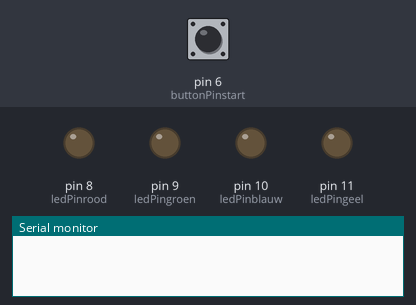
The sketch below on a simulated Arduino Uno, built with avr-gcc and run on an emulated ATmega328P. Parts: output pins drawn as LEDs (lit = HIGH), the last lines printed to the serial monitor. Dashed ring = blinking. The test bench sets the inputs (shaded band); at power-on: pin 6 (buttonPinstart) HIGH. Random numbers use the default seed unless the sketch sets one.

Above: at 1.2 s.
1.3 s: pin 6 (buttonPinstart) pulled LOW for 0.15 s
At 1.7 s:
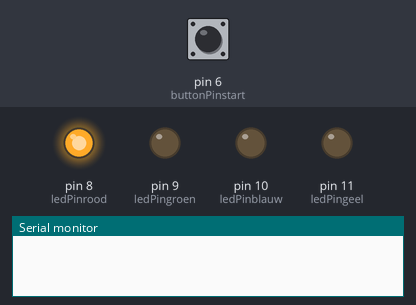
3.3 s: pin 6 (buttonPinstart) pulled LOW for 1 s
At 4.7 s:
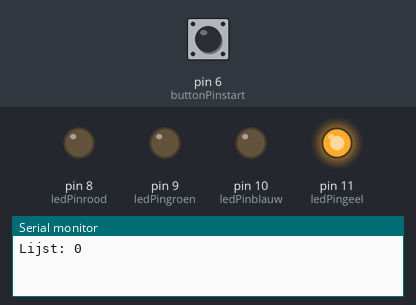
6.3 s: pin 6 (buttonPinstart) pulled LOW for 0.15 s
At 8.7 s:
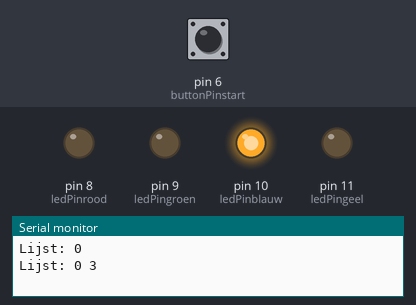
9.4 s: pin 6 (buttonPinstart) driven LOW
At 11.8 s:
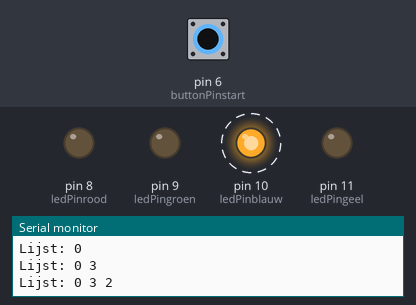
Timing chart, 0 to 13.4 s (numbered marks = the images above; inputs shaded):
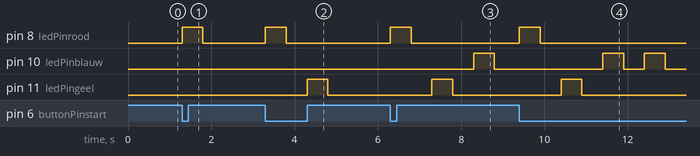

The sketch:

09.groeiende_lijst_4leds.ino
```cpp
int ledPinrood = 8;
int ledPingroen = 9;
int ledPinblauw = 10;
int ledPingeel = 11;

int buttonPinblauw = 2;
int buttonPingeel = 3;
int buttonPinrood = 4;
int buttonPingroen = 5;

int buttonPinstart = 6;

const int aantalLijst = 100;
int randomLijst[aantalLijst];
int lengte = 0;


void setup() {
  pinMode(ledPinrood, OUTPUT);
  pinMode(ledPingroen, OUTPUT);
  pinMode(ledPinblauw, OUTPUT);
  pinMode(ledPingeel, OUTPUT);

  pinMode(buttonPinblauw, INPUT_PULLUP);
  pinMode(buttonPingeel, INPUT_PULLUP);
  pinMode(buttonPinrood, INPUT_PULLUP);
  pinMode(buttonPingroen, INPUT_PULLUP);

  pinMode(buttonPinstart, INPUT_PULLUP);

  randomSeed(analogRead(A0));

  Serial.begin(9600);
}

bool vorigeKnopStatus = HIGH;

void loop() {
  bool huidigeKnopStatus = digitalRead(buttonPinstart);

  if (vorigeKnopStatus == HIGH && huidigeKnopStatus == LOW) {
    voegToe();
    speelLijstaf();
    printLijst();
    while (digitalRead(buttonPinstart) == LOW){
      delay(10);
    }
  }
  vorigeKnopStatus = huidigeKnopStatus;
}


// functies

void voegToe() {
  if (lengte < aantalLijst) {
    randomLijst[lengte] = random(0, 4);
    lengte += 1;
  }
}

void speelLijstaf() {
  int i = 0;
  while (i < lengte){
    switch(randomLijst[i]) {
      case 0:
        digitalWrite(ledPinrood, HIGH);
        digitalWrite(ledPingroen, LOW);
        digitalWrite(ledPinblauw, LOW);
        digitalWrite(ledPingeel, LOW);
        break;
      case 1:
        digitalWrite(ledPinrood, LOW);
        digitalWrite(ledPingroen, HIGH);
        digitalWrite(ledPinblauw, LOW);
        digitalWrite(ledPingeel, LOW);
        break;
      case 2:
        digitalWrite(ledPinrood, LOW);
        digitalWrite(ledPingroen, LOW);
        digitalWrite(ledPinblauw, HIGH);
        digitalWrite(ledPingeel, LOW);
        break;
      case 3:
        digitalWrite(ledPinrood, LOW);
        digitalWrite(ledPingroen, LOW);
        digitalWrite(ledPinblauw, LOW);
        digitalWrite(ledPingeel, HIGH);
        break;
    }
  delay(500);
  digitalWrite(ledPinrood, LOW);
  digitalWrite(ledPingroen, LOW);
  digitalWrite(ledPinblauw, LOW);
  digitalWrite(ledPingeel, LOW);
  delay(500);
  i += 1;
}
}

void printLijst() {
  Serial.print("Lijst: ");

  int i = 0;

  while (i < lengte) {
    Serial.print(randomLijst[i]);
    Serial.print(" ");
    i += 1;
}

  Serial.println();
}
```

Measured:
- after the input at 1.3 s, pin 8 (ledPinrood): LOW → HIGH at once, → LOW 0.50 s later
- after the input at 3.3 s, pin 8 (ledPinrood): LOW → HIGH at once, → LOW 0.50 s later; pin 11 (ledPingeel): LOW → HIGH after 1.0 s, → LOW 0.50 s later
- after the input at 6.3 s, pin 8 (ledPinrood): LOW → HIGH at once, → LOW 0.50 s later; pin 10 (ledPinblauw): LOW → HIGH after 2.0 s, → LOW 0.50 s later; pin 11 (ledPingeel): LOW → HIGH after 1.0 s, → LOW 0.50 s later
- after the input at 9.4 s, pin 8 (ledPinrood): LOW → HIGH at once, → LOW 0.50 s later; pin 10 (ledPinblauw): alternates HIGH for 0.50 s and LOW for 0.50 s, starting after 2.0 s; pin 11 (ledPingeel): LOW → HIGH after 1.0 s, → LOW 0.50 s later
